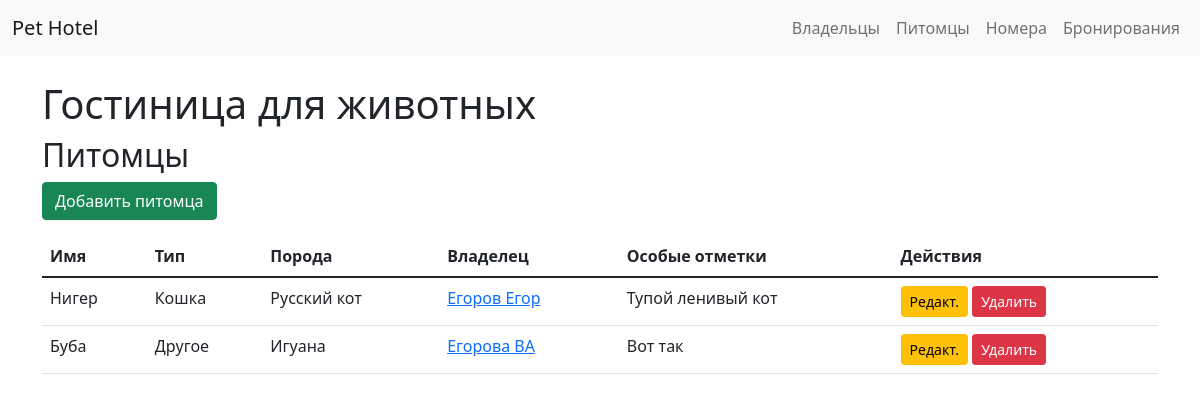
Before: /hotel/pets/ with the older database file.
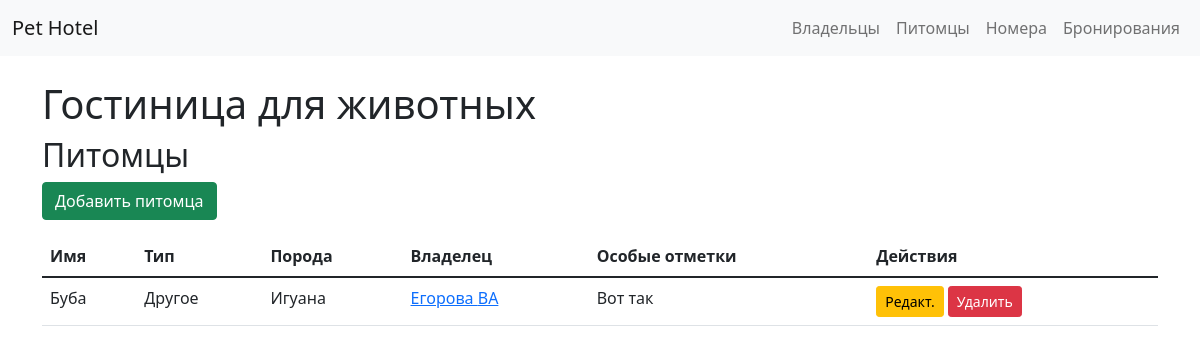
After: the same page with the newer database file.
### hotel/models.py (models this page shows, shortened)
class Pet(models.Model):
    PET_TYPES = (('dog', 'Собака'), ('cat', 'Кошка'), ('other', 'Другое'))
    name = models.CharField(max_length=100)
    type = models.CharField(max_length=10, choices=PET_TYPES)
    breed = models.CharField(max_length=100, blank=True)
    owner = models.ForeignKey(Owner, on_delete=models.CASCADE)
    special_notes = models.TextField(blank=True)

class Owner(models.Model):
    last_name = models.CharField(max_length=100)
    first_name = models.CharField(max_length=100)
    phone = models.CharField(max_length=20)
    email = models.EmailField()

### hotel/views.py (the view)
# urls.py: path('pets/', views.pet_list, name='pet_list'),
def pet_list(request):
    pets = Pet.objects.all()
    return render(request, 'hotel/pet_list.html', {'pets': pets})

### hotel/templates/hotel/pet_list.html
{% extends 'hotel/base.html' %}
{% block content %}
<h2>Питомцы</h2>
<a href="{% url 'pet_create' %}" class="btn btn-success mb-3">Добавить питомца</a>
<table class="table">
    <thead>
        <tr>
            <th>Имя</th>
            <th>Тип</th>
            <th>Порода</th>
            <th>Владелец</th>
            <th>Особые отметки</th>
            <th>Действия</th>
        </tr>
    </thead>
    <tbody>
        {% for pet in pets %}
        <tr>
            <td>{{ pet.name }}</td>
            <td>{{ pet.get_type_display }}</td>
            <td>{{ pet.breed }}</td>
            <td>
                <a href="{% url 'owner_detail' pet.owner.id %}">
                    {{ pet.owner.last_name }} {{ pet.owner.first_name }}
                </a>
            </td>
            <td>{{ pet.special_notes|default:"-" }}</td>
            <td>
                <a href="{% url 'pet_edit' pet.id %}" class="btn btn-sm btn-warning">Редакт.</a>
                <a href="{% url 'pet_delete' pet.id %}" class="btn btn-sm btn-danger">Удалить</a>
            </td>
        </tr>
        {% endfor %}
    </tbody>
</table>
{% endblock %}

Changed rows visible on the page:
removed Pet: name "Нигер", type "Кошка", breed "Русский кот", owner.last_name "Егоров", owner.first_name "Егор", special_notes "Тупой ленивый кот"
